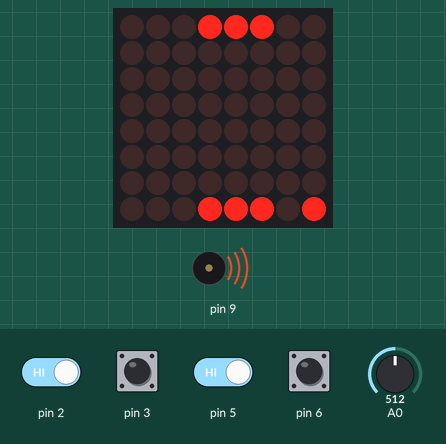
A sketch run on a simulated Arduino Uno, built with avr-gcc and run on an emulated ATmega328P. Parts: 8×8 LED matrix, buzzer (waves = sounding). Inputs (shaded band) come from the test bench; at power-on: pin 2, pin 3, pin 5, pin 6 HIGH, A0 = 512. Random numbers use the default seed unless the sketch sets one.

Above: at 2.0 s.
2.1 s: pin 2 driven LOW and pin 5 driven LOW
At 3.9 s:
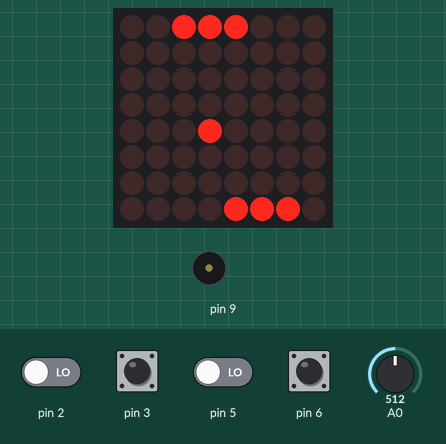
5.1 s: pin 2 driven HIGH
At 7.1 s:
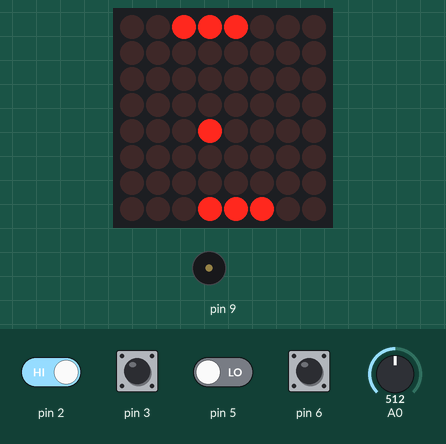
8.1 s: pin 3 pulled LOW for 0.3 s
At 8.46 s:
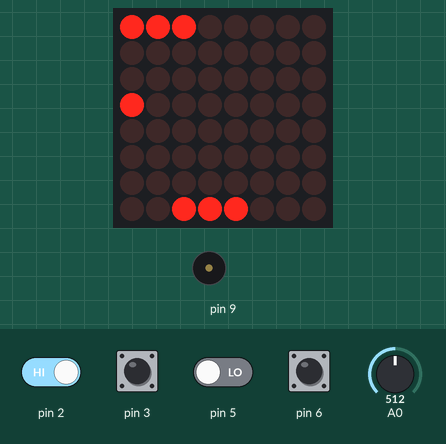
10.3 s: pin 5 driven HIGH
At 12.7 s:
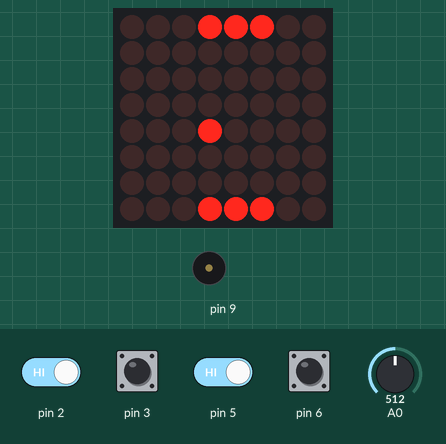
13.3 s: pin 6 pulled LOW for 0.3 s
At 15.3 s:
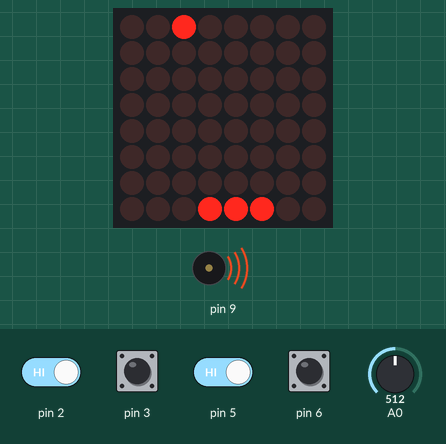
15.5 s: A0 set to 306
At 17.2 s:
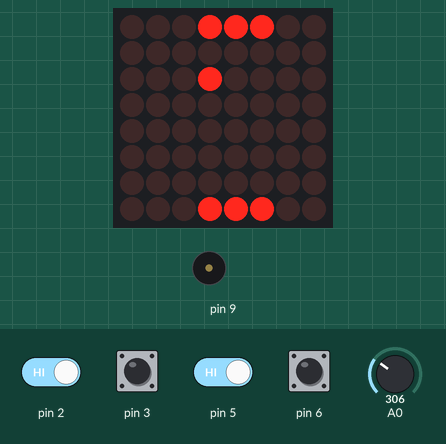
Timing chart, 0 to 21.9 s (numbered marks = the images above; inputs shaded):
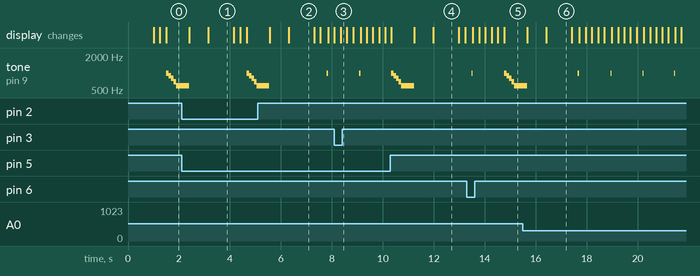

Measured:
- by itself, tone on pin 9: repeats every 1.3 s: 1000 Hz 0.05 s, silent 1.2 s
- what the display in image 1 shows lasts 1.0 s, from 3.2 s to 4.2 s

The sketch:

Pong.ino
```cpp
/*
 * Program for a 2 player pong game for the Arduino Uno
 *
 * This code assumes you are using the MAX7219 LED Dot Matrix. If you have the standard one, you may need to reprogram.
 *
 * Pins:
 *
 * 2 - Player 1 Down Button
 * 3 - Player 1 Up Button
 * 5 - Player 2 Up Button
 * 6 - Player 2 Down Button
 * 9 - Piezo
 * 10 - CS (LED Matrix)
 * 11 - CLK (LED Matrix)
 * 12 - DIN (LED Matrix)
 *
 * Other notes:
 * - When connecting buttons, connect two adjacent pins to ground and digital pins. Do not use the other 2 pins
 * - The dot matrix is placed with the pins facing upwards.
 * - You may need to hold the up and down buttons to move the paddle rather than pressing it quickly.
 * - Yes I know the programming is very messy
 *
 * Created by: u/Ibbs620
 */

#include "LedControl.h"

LedControl lc=LedControl(12,11,10,1);

int ball[6] = {0,0,16,0,0,0};
int p1 = 28;
int p2 = 28;
int pad1 = 3;
int pad2 = 3;
int a[8] = {p1,0,0,0,0,0,0,p2};
int bx = 2;
int by = 4;
int dir[2] = {1,1};
int it = 0;
bool hard = false;
int num;
int del = 250;
int prev = 16;

void setup() {
  lc.shutdown(0,false);
  /* Set the brightness to a medium values */
  lc.setIntensity(0,8);
  /* and clear the display */
  lc.clearDisplay(0);
  Serial.begin(9600);
  pinMode(2, INPUT_PULLUP);
  pinMode(3, INPUT_PULLUP);
  pinMode(5, INPUT_PULLUP);
  pinMode(6, INPUT_PULLUP);
  pinMode(9, OUTPUT);
}

void matrix(int a[8]) {
  for(int i = 0; i < 8; i++){
    lc.setRow(0,i,a[i]);
  }
}

void loop() {
  noTone(9);
  int s;
  if(!digitalRead(3) && p2 < 224){
    p2 *= 2;
    pad2++;
  } else if(!digitalRead(2) && p2 > 7){
    p2 /= 2;
    pad2--;
  }
  if(!digitalRead(5) && p1 < 224){
    p1 *= 2;
    pad1++;
  } else if(!digitalRead(6) && p1 > 7){
    p1 /= 2;
    pad1--;
  }
  if(bx == 0 && abs(pad1 - by) <= 1){
    dir[0] *= -1;
    num = random(4);
    tone(9, 1000);

    if(pad1 == by && num == 1) {
      hard = true;
      tone(9, 1500);
    }
    else hard = false;
    delay(50);
    noTone(9);
  } else if(bx == 0 && abs(pad1 - by) == 2 && ! hard && (dir[1] == -1 && by < pad1 || dir[1] == 1 && by > pad1)){
    dir[0] *= -1;
    dir[1] *= -1;
    tone(9, 1000);
    delay(50);
    noTone(9);
    hard = false;
  }

  if(bx == 5 && abs(pad2 - by) <= 1){
    dir[0] *= -1;
    num = random(4);
    tone(9, 1000);
    if(pad2 == by && num == 1) {
      hard = true;
      tone(9, 1500);
    }
    else hard = false;
    delay(50);
    noTone(9);
  } else if(bx == 5 && abs(pad2 - by) == 2 && ! hard && (dir[1] == -1 && by < pad2 || dir[1] == 1 && by > pad2)){
    dir[0] *= -1;
    dir[1] *= -1;
    tone(9, 1000);
    delay(50);
    noTone(9);
    hard = false;
  }


  if((ball[bx] >= 128 || ball[bx] <= 1)){
    dir[1] *= -1;
  }

  if(dir[0] == 1){
    bx++;
    s = ball[bx];
    ball[bx] = ball[bx - 1];
    ball[bx - 1] = s;
  } else {
    bx--;
    s = ball[bx];
    ball[bx] = ball[bx + 1];
    ball[bx + 1] = s;
  }

  if(hard) goto cont;
    if(dir[1] == 1){
      ball[bx] /= 2;
      prev = ball[bx];
    } else {
      ball[bx] *= 2;
    }
  by += dir[1] * -1;
  cont:
  for(int i = 0; i < 6; i++){
    a[i+1] = ball[i];
  }
  a[0] = p1;
  a[7] = p2;

  matrix(a);
  if(it == 0) delay(750);
  it++;
  if(bx == 6 || bx == -1){
    if(bx == 6){
      if(abs(by - pad2) > 1)a[7] = p2 + prev;
      else a[7] = p2;
    }
    if(bx == -1){
      if(abs(by - pad1) > 1)a[0] = p1 + prev;
      else a[0] = p1;
    }
    for(int i = 0; i < 6; i++) a[i+1] = 0;
    matrix(a);
    tone(9, 1000);
    delay(100);
    tone(9, 900);
    delay(100);
    tone(9, 800);
    delay(100);
    tone(9, 700);
    delay(100);
    tone(9, 600);
    delay(500);
    noTone(9);
    lc.clearDisplay(0);
    delay(500);
    ball[0] = 0;
    ball[1] = 0;
    ball[2] = 16;
    ball[3] = 0;
    ball[4] = 0;
    ball[5] = 0;
    p1 = 28;
    p2 = 28;
    pad1 = 3;
    pad2 = 3;
    for(int i = 1; i < 7; i++ )a[i] = 0;
    a[0] = p1;
    a[7] = p2;
    bx = 2;
    by = 4;
    it = 0;
    del = 250;
    hard = true;
    randomSeed(analogRead(A0));
    num = random(4);
    switch(num){
    case 0:
      dir[0] = 1;
      dir[1] = -1;
      break;
    case 1:
      dir[0] = 1;
      dir[1] = 1;
      break;
    case 2:
      dir[0] = -1;
      dir[1] = -1;
      break;
    case 3:
      dir[0] = -1;
      dir[1] = 1;
      break;
    }
  }
  prev = ball[bx];
  if(it < 175)delay(250 - it);
  else delay(75);
}
```
